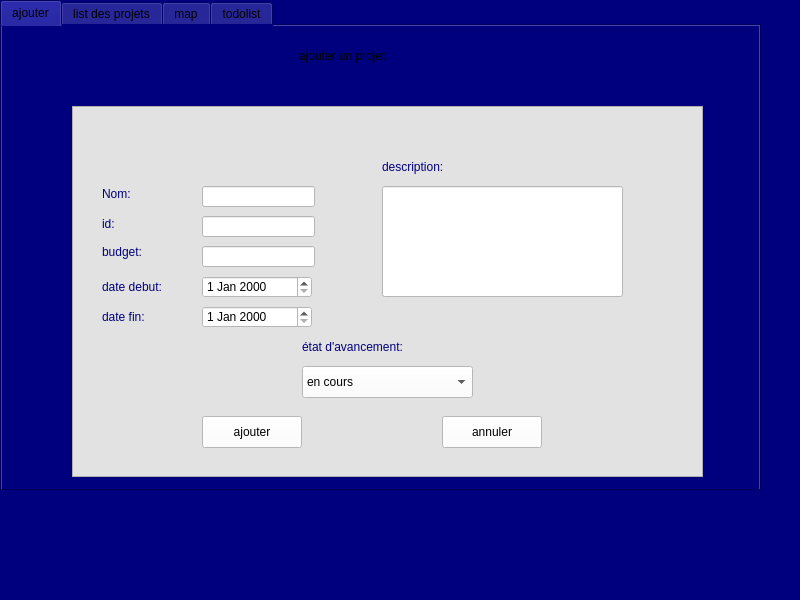
<?xml version="1.0" encoding="UTF-8"?>
<ui version="4.0">
 <class>MainWindow</class>
 <widget class="QMainWindow" name="MainWindow">
  <property name="geometry">
   <rect>
    <x>0</x>
    <y>0</y>
    <width>800</width>
    <height>600</height>
   </rect>
  </property>
  <property name="windowTitle">
   <string>MainWindow</string>
  </property>
  <property name="styleSheet">
   <string notr="true">background-color: rgb(0, 0, 127);</string>
  </property>
  <widget class="QWidget" name="centralwidget">
   <widget class="QTabWidget" name="tabWidget">
    <property name="geometry">
     <rect>
      <x>0</x>
      <y>0</y>
      <width>761</width>
      <height>491</height>
     </rect>
    </property>
    <property name="currentIndex">
     <number>0</number>
    </property>
    <widget class="QWidget" name="ajouter_2">
     <attribute name="title">
      <string>ajouter</string>
     </attribute>
     <widget class="QLabel" name="label_10">
      <property name="geometry">
       <rect>
        <x>297</x>
        <y>9</y>
        <width>251</width>
        <height>41</height>
       </rect>
      </property>
      <property name="styleSheet">
       <string notr="true">font: 24pt &quot;Academy Engraved LET&quot;;</string>
      </property>
      <property name="text">
       <string>ajouter un projet</string>
      </property>
     </widget>
     <widget class="QFrame" name="frame_2">
      <property name="geometry">
       <rect>
        <x>70</x>
        <y>80</y>
        <width>631</width>
        <height>371</height>
       </rect>
      </property>
      <property name="styleSheet">
       <string notr="true">background-color: rgb(226, 226, 226);</string>
      </property>
      <property name="frameShape">
       <enum>QFrame::Shape::StyledPanel</enum>
      </property>
      <property name="frameShadow">
       <enum>QFrame::Shadow::Raised</enum>
      </property>
      <widget class="QLabel" name="label_11">
       <property name="geometry">
        <rect>
         <x>30</x>
         <y>80</y>
         <width>58</width>
         <height>16</height>
        </rect>
       </property>
       <property name="styleSheet">
        <string notr="true">color:rgb(0,0,127);
font:14pt&quot;Ebrima&quot;;</string>
       </property>
       <property name="text">
        <string>Nom:</string>
       </property>
      </widget>
      <widget class="QLabel" name="label_12">
       <property name="geometry">
        <rect>
         <x>30</x>
         <y>130</y>
         <width>71</width>
         <height>31</height>
        </rect>
       </property>
       <property name="styleSheet">
        <string notr="true">color:rgb(0,0,127);
font:14pt&quot;Ebrima&quot;;</string>
       </property>
       <property name="text">
        <string>budget:</string>
       </property>
      </widget>
      <widget class="QLabel" name="label_14">
       <property name="geometry">
        <rect>
         <x>30</x>
         <y>200</y>
         <width>71</width>
         <height>21</height>
        </rect>
       </property>
       <property name="styleSheet">
        <string notr="true">color:rgb(0,0,127);
font:14pt&quot;Ebrima&quot;;</string>
       </property>
       <property name="text">
        <string>date fin:</string>
       </property>
      </widget>
      <widget class="QLabel" name="label_15">
       <property name="geometry">
        <rect>
         <x>30</x>
         <y>170</y>
         <width>101</width>
         <height>21</height>
        </rect>
       </property>
       <property name="styleSheet">
        <string notr="true">color:rgb(0,0,127);
font:14pt&quot;Ebrima&quot;;</string>
       </property>
       <property name="text">
        <string>date debut:</string>
       </property>
      </widget>
      <widget class="QLineEdit" name="budget">
       <property name="geometry">
        <rect>
         <x>130</x>
         <y>140</y>
         <width>113</width>
         <height>21</height>
        </rect>
       </property>
       <property name="styleSheet">
        <string notr="true">background-color: rgb(255, 255, 255);
color: rgb(0, 0, 0);</string>
       </property>
      </widget>
      <widget class="QLineEdit" name="nom_projet">
       <property name="geometry">
        <rect>
         <x>130</x>
         <y>80</y>
         <width>113</width>
         <height>21</height>
        </rect>
       </property>
       <property name="styleSheet">
        <string notr="true">background-color: rgb(255, 255, 255);
color: rgb(0, 0, 0);</string>
       </property>
      </widget>
      <widget class="QDateEdit" name="date_debut">
       <property name="geometry">
        <rect>
         <x>130</x>
         <y>170</y>
         <width>110</width>
         <height>22</height>
        </rect>
       </property>
       <property name="styleSheet">
        <string notr="true">background-color: rgb(255, 255, 255);
color: rgb(0, 0, 0);</string>
       </property>
      </widget>
      <widget class="QDateEdit" name="date_fin">
       <property name="geometry">
        <rect>
         <x>130</x>
         <y>200</y>
         <width>110</width>
         <height>22</height>
        </rect>
       </property>
       <property name="styleSheet">
        <string notr="true">background-color: rgb(255, 255, 255);
color: rgb(0, 0, 0);</string>
       </property>
      </widget>
      <widget class="QLabel" name="label_17">
       <property name="geometry">
        <rect>
         <x>310</x>
         <y>45</y>
         <width>111</width>
         <height>31</height>
        </rect>
       </property>
       <property name="styleSheet">
        <string notr="true">color:rgb(0,0,127);
font:14pt&quot;Ebrima&quot;;</string>
       </property>
       <property name="text">
        <string>description:</string>
       </property>
      </widget>
      <widget class="QLineEdit" name="description">
       <property name="geometry">
        <rect>
         <x>310</x>
         <y>80</y>
         <width>241</width>
         <height>111</height>
        </rect>
       </property>
       <property name="styleSheet">
        <string notr="true">background-color: rgb(255, 255, 255);
color: rgb(0, 0, 0);</string>
       </property>
      </widget>
      <widget class="QLabel" name="label_18">
       <property name="geometry">
        <rect>
         <x>230</x>
         <y>230</y>
         <width>171</width>
         <height>21</height>
        </rect>
       </property>
       <property name="styleSheet">
        <string notr="true">color:rgb(0,0,127);
font:14pt&quot;Ebrima&quot;;</string>
       </property>
       <property name="text">
        <string>état d'avancement:</string>
       </property>
      </widget>
      <widget class="QComboBox" name="etat">
       <property name="geometry">
        <rect>
         <x>230</x>
         <y>260</y>
         <width>171</width>
         <height>32</height>
        </rect>
       </property>
       <property name="styleSheet">
        <string notr="true">background-color: rgb(255, 255, 255);
color: rgb(0, 0, 0);</string>
       </property>
       <item>
        <property name="text">
         <string>en cours</string>
        </property>
       </item>
       <item>
        <property name="text">
         <string>terminé</string>
        </property>
       </item>
       <item>
        <property name="text">
         <string>annulé</string>
        </property>
       </item>
      </widget>
      <widget class="QPushButton" name="ajouter">
       <property name="geometry">
        <rect>
         <x>130</x>
         <y>310</y>
         <width>100</width>
         <height>32</height>
        </rect>
       </property>
       <property name="styleSheet">
        <string notr="true">color: rgb(0, 0, 0);
background-color: rgb(255, 255, 255);</string>
       </property>
       <property name="text">
        <string>ajouter</string>
       </property>
      </widget>
      <widget class="QPushButton" name="annuler">
       <property name="geometry">
        <rect>
         <x>370</x>
         <y>310</y>
         <width>100</width>
         <height>32</height>
        </rect>
       </property>
       <property name="styleSheet">
        <string notr="true">color: rgb(0, 0, 0);
background-color: rgb(255, 255, 255);</string>
       </property>
       <property name="text">
        <string>annuler</string>
       </property>
      </widget>
      <widget class="QLabel" name="label_13">
       <property name="geometry">
        <rect>
         <x>30</x>
         <y>110</y>
         <width>58</width>
         <height>16</height>
        </rect>
       </property>
       <property name="styleSheet">
        <string notr="true">color:rgb(0,0,127);
font:14pt&quot;Ebrima&quot;;</string>
       </property>
       <property name="text">
        <string>id:</string>
       </property>
      </widget>
      <widget class="QLineEdit" name="id_projet">
       <property name="geometry">
        <rect>
         <x>130</x>
         <y>110</y>
         <width>113</width>
         <height>21</height>
        </rect>
       </property>
       <property name="styleSheet">
        <string notr="true">background-color: rgb(255, 255, 255);
color: rgb(0, 0, 0);</string>
       </property>
      </widget>
     </widget>
    </widget>
    <widget class="QWidget" name="list">
     <attribute name="title">
      <string>list des projets</string>
     </attribute>
     <widget class="QTableView" name="tableprojet">
      <property name="geometry">
       <rect>
        <x>85</x>
        <y>71</y>
        <width>571</width>
        <height>321</height>
       </rect>
      </property>
      <property name="styleSheet">
       <string notr="true">background-color: rgb(0, 0, 0);</string>
      </property>
     </widget>
    </widget>
    <widget class="QWidget" name="tab_7">
     <attribute name="title">
      <string>map</string>
     </attribute>
    </widget>
    <widget class="QWidget" name="tab_8">
     <attribute name="title">
      <string>todolist</string>
     </attribute>
    </widget>
   </widget>
  </widget>
  <widget class="QMenuBar" name="menubar">
   <property name="geometry">
    <rect>
     <x>0</x>
     <y>0</y>
     <width>800</width>
     <height>22</height>
    </rect>
   </property>
  </widget>
  <widget class="QStatusBar" name="statusbar"/>
 </widget>
 <resources/>
 <connections/>
</ui>
